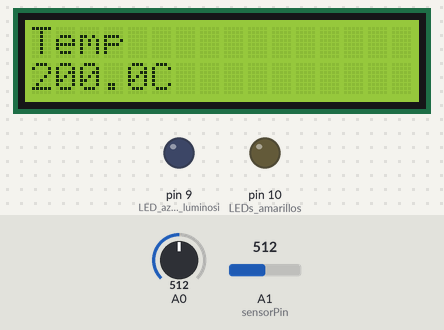
A sketch run on a simulated Arduino Uno, built with avr-gcc and run on an emulated ATmega328P. Shown: 16×2 character LCD, output pins drawn as LEDs (lit = HIGH). Dashed ring = blinking. The test bench sets the inputs (shaded band); at power-on: A0 = 512, A1 (sensorPin) = 512. What the sketch prints to the serial monitor is not drawn.

Above: at 1.2 s.
1.3 s: A0 set to 122
At 1.71 s:
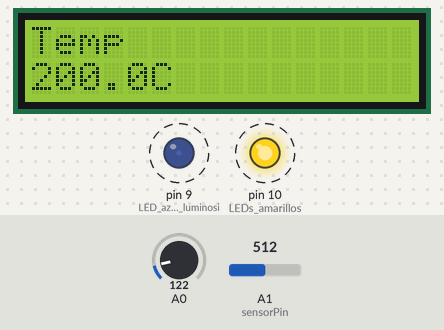
9.5 s: A0 set to 142
At 11.2 s:
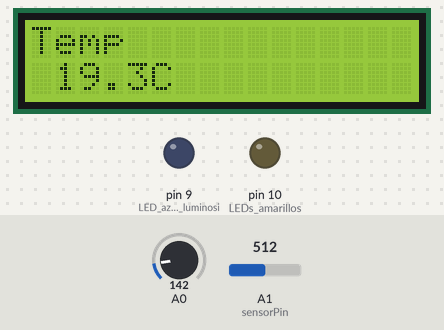
17.7 s: A0 set to 167
At 21.0 s:
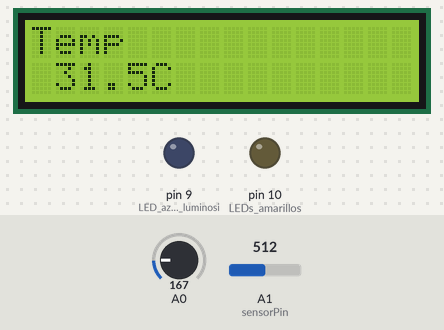
Timing chart, 0 to 29.5 s (numbered marks = the images above; inputs shaded):
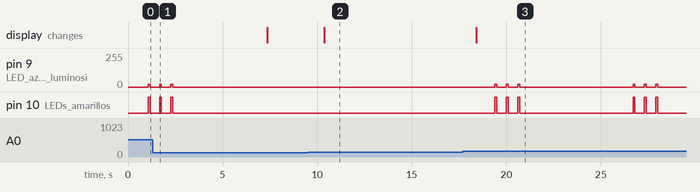

Measured:
- after the input at 1.3 s, pin 9 (LED_azul_para_la_luminosi): goes on until 2.4 s, then stays 0/255; pin 10 (LEDs_amarillos): goes on until 2.4 s, then stays LOW
- after the input at 9.5 s, the display: changes after 0.88 s (image 2)
- after the input at 17.7 s, pin 9 (LED_azul_para_la_luminosi): 0/255 → 20/255 after 1.7 s, → 0/255 0.10 s later, → 20/255 0.50 s later, → 0/255 0.10 s later, … (12 changes in this stretch); pin 10 (LEDs_amarillos): LOW → HIGH after 1.7 s, → LOW 0.10 s later, → HIGH 0.50 s later, → LOW 0.10 s later, … (12 changes in this stretch)

The sketch:

Prueba_Buzzer.ino
```cpp
/*

HUERTO DIGITAL

   - TEMPERATURE SENSOR
   - LIGHT SENSOR
   - LCD

  More information on the temperature sensor is available in the datasheet:
  http://dlnmh9ip6v2uc.cloudfront.net/datasheets/Sensors/Temp/TMP35_36_37.pdf

*/


#include <LiquidCrystal.h>
LiquidCrystal lcd(7,6,5,4,3,2);

const int temperaturePin = 0;

int buzzerPin = 9;

const int sensorPin = 1;
int lightLevel, high = 0, low = 1023;

void setup()
{
  /*
  SECCIÓN DE ACTIVACIÓN
  */
  Serial.begin(9600); // baud rate

  pinMode(10, OUTPUT); // LEDs amarillos
 // pinMode(11, OUTPUT); // LEDs rojos

 // pinMode(9, OUTPUT); // LED azul para la luminosidad

  pinMode(9, OUTPUT); // Buzzer

  lcd.begin(16, 2); // activamos todos los cuadros del LCD
  lcd.clear(); // lo reseteamos cada vez que iniciemos la máquina
  lcd.print("Temp");
  lcd.setCursor(5,1);
  lcd.print("C");
  // lcd.setCursor(14,1);
  // lcd.print("F");
}


void loop()
{
  /*
  SECCIÓN DE TEMPERATURA
  */
  float voltage, degreesC, degreesF;

  voltage = getVoltage(temperaturePin); // 0-1023
  degreesC = (voltage - 0.5) * 100.0;
  degreesF = degreesC * (9.0/5.0) + 32.0;

  lightLevel = analogRead(sensorPin);
  manualTune();
 // analogWrite(10, 255-lightLevel);

  Serial.print("voltage: "); // esto es para imprimir por el monitor serial
  Serial.print(voltage);
  Serial.print("  deg C: ");
  Serial.print(degreesC);
  Serial.print("  deg F: ");
  Serial.print(degreesF);
  Serial.print(" lum(%): ");
  Serial.println(lightLevel*100/255);

  // 5 caracteres con 1 decimal (" 23.5" o "-10.5"), justo antes de la "C" (columna 5)
  char tempStr[6];
  dtostrf(degreesC, 5, 1, tempStr);
  lcd.setCursor(0,1);
  lcd.print(tempStr);
  delay(1000);


  if(degreesC < 25){
    digitalWrite(10, LOW);
    analogWrite(9, 0);
  }

  else {
    analogWrite(9, 20);
    digitalWrite(10, HIGH);
    delay(100);
    digitalWrite(10, LOW);
    analogWrite(9, 0);
    delay(500);
    digitalWrite(10, HIGH);
    analogWrite(9, 20);
    delay(100);
    digitalWrite(10, LOW);
    analogWrite(9, 0);
    delay(500);
    digitalWrite(10, HIGH);
    analogWrite(9, 20);
    delay(100);
    digitalWrite(10, LOW);
    analogWrite(9, 0);
    delay(5000);
  }
}


  /*
  SECCIÓN DE LA LUZ
  */


// Arduino regula automáticamente el rango de luz
void manualTune(){
  lightLevel = map(lightLevel, 300, 800, 0, 255);
  lightLevel = constrain(lightLevel, 0, 255);
}


// This equation converts the 0 to 1023 value that analogRead()
// returns, into a 0.0 to 5.0 value that is the true voltage
// being read at that pin.
float getVoltage(int pin){
  return (analogRead(pin) * 0.004882814);
}
```
